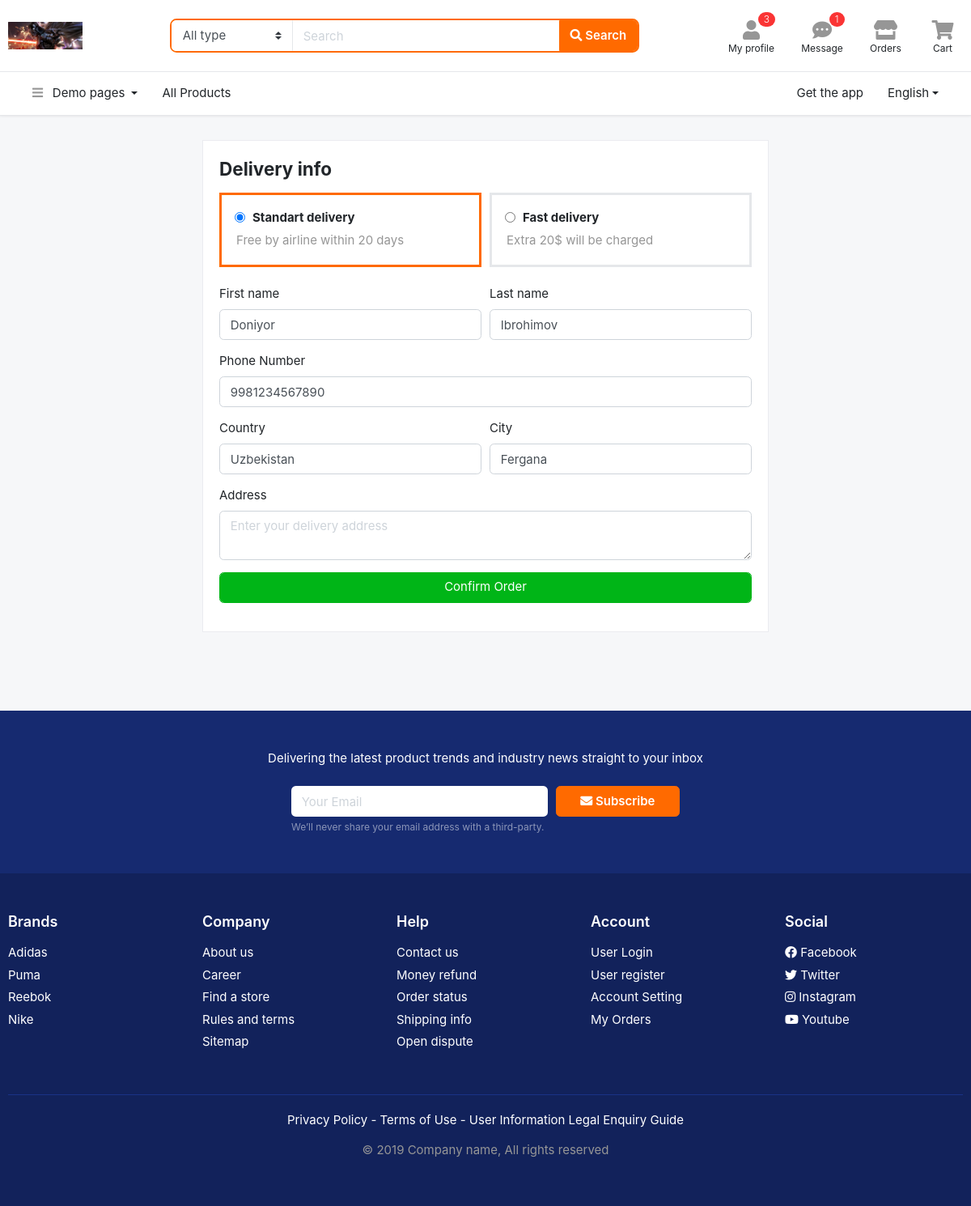
The page /orders/payment/ (signed in) on the database its author committed.
### users/models.py (models this page shows)
class User(AbstractUser):
    phone=models.CharField(max_length=13,unique=True)
    gender=models.CharField(max_length=10,choices=GENDER.choices)
    birth_date=models.DateField(blank=True,null=True)
    confirmation_code=models.CharField(max_length=10)
    confirmed=models.BooleanField(default=False)
    country=models.CharField(max_length=50,blank=True,null=True)
    city=models.CharField(max_length=50,blank=True,null=True)

### order/views.py (the view, shortened to what this page needs)
# urls.py: path('payment/',OrderView.as_view(),name='payment'),
class OrderView(View):
    def get(self,request):
        if request.user.is_authenticated and request.user.confirmed:
            return render(request,'payment.html')
        return redirect('login')

### templates/payment.html (shortened to what this page needs)
{% extends 'base.html' %}
{% block content %}
<section class="section-content padding-y">
    <div class="container" style="max-width: 720px;">
        <div class="card mb-4">
            <form class="card-body" method="post">
                <h4 class="card-title mb-3">Delivery info</h4>
                <div class="form-row">
                    <div class="form-group col-sm-6">
                        <label class="js-check box active">
                            <input type="radio" name="delivery" value="Standard" checked>
                            <h6 class="title">Standart delivery</h6>
                            <p class="text-muted">Free by airline within 20 days</p>
                        </label>
                    </div>
                    <div class="form-group col-sm-6">
                        <label class="js-check box">
                            <input type="radio" name="delivery" value="Fast">
                            <h6 class="title">Fast delivery</h6>
                            <p class="text-muted">Extra 20$ will be charged </p>
                        </label>
                    </div>
                </div>
                <div class="form-row">
                    <div class="col form-group">
                        <label>First name</label>
                        <input type="text" class="form-control" name="first_name" value="{{request.user.first_name}}">
                    </div>
                    <div class="col form-group">
                        <label>Last name</label>
                        <input type="text" class="form-control" name="last_name" value="{{request.user.last_name}}">
                    </div>
                </div>
                <div class="form-row">
                    <div class="col form-group">
                        <label>Phone Number</label>
                        <input type="text" class="form-control" name="phone" value="{{request.user.phone}}">
                    </div>
                </div>
                <div class="form-row">
                    <div class="form-group col-md-6">
                        <label>Country</label>
                        <input type="text" class="form-control" name="country" value="{{request.user.country}}">
                    </div>
                    <div class="form-group col-md-6">
                        <label>City</label>
                        <input type="text" class="form-control" name="city" value="{{request.user.city}}">
                    </div>
                </div>
                <div class="form-group">
                    <label>Address</label>
                    <textarea class="form-control" rows="2" placeholder="Enter your delivery address" name="address"></textarea>
                </div>
                <div class="form-group">
                    <button class="btn-success form-control">Confirm Order</button>
                </div>
            </form>
        </div>
        <br><br>
    </div>
</section>
{% endblock %}

### static/css/ui.css (style rules this page uses)
html { font-family:'Inter', sans-serif;font-size:15px }
.padding-y { padding-top:30px;padding-bottom:30px }
article:after,.form-group:after { display:block;clear:both;content:"" }
p:last-child { margin-bottom:0 }
.box { padding:18px;background:#fff;border:1px solid #e5e7ea }
.js-check { position:relative }
.js-check .title { margin-left:20px }
.js-check input { position:absolute;top:21px;left:16px }
.js-check.active { border-color:#ff6a00 }
.js-check.box { width:100%;border-width:3px }
body { background-color:#f6f7f9 }

### rows shown on the page
User: first_name "Doniyor", last_name "Ibrohimov", phone "9981234567890", country "Uzbekistan", city "Fergana"
